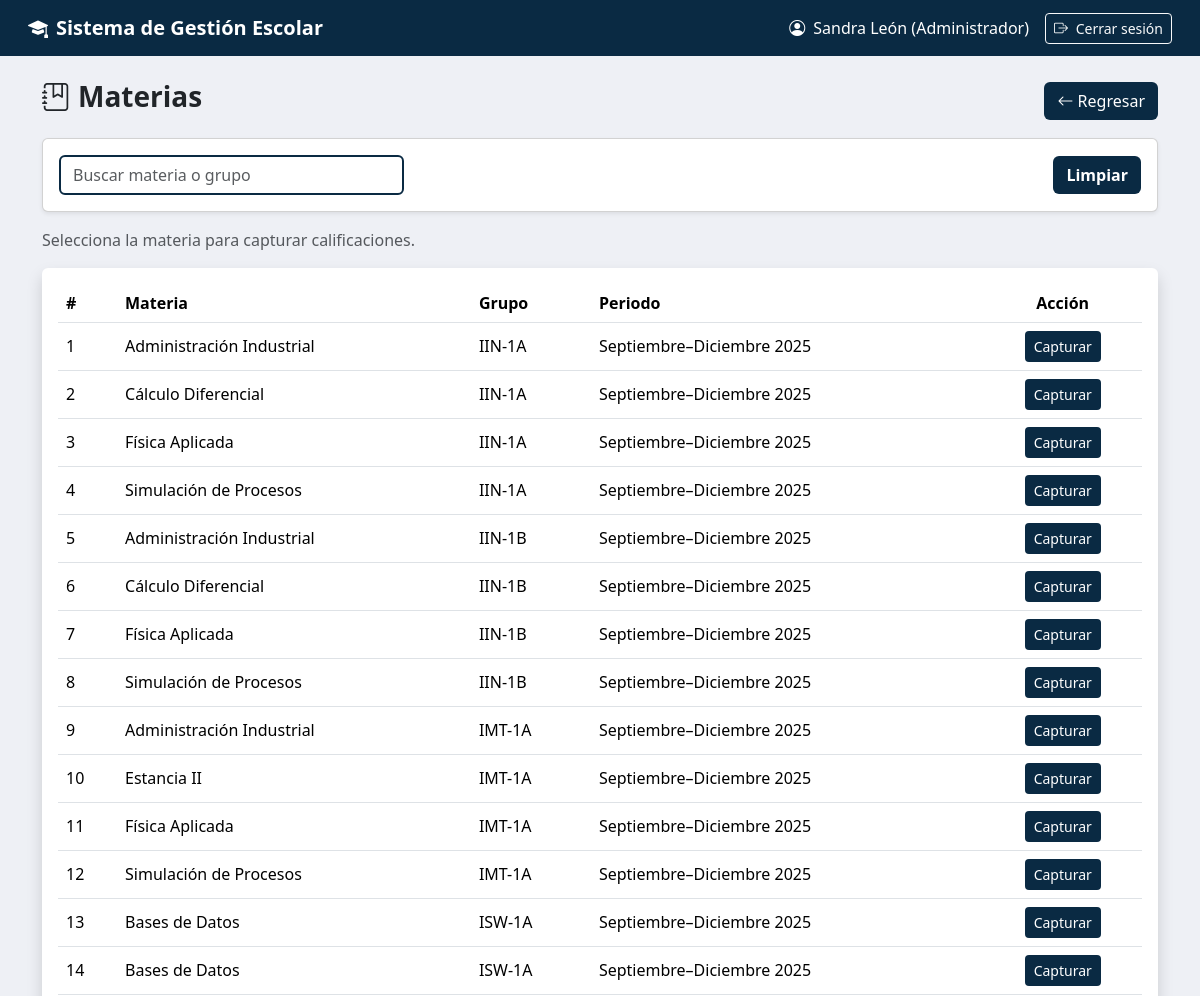
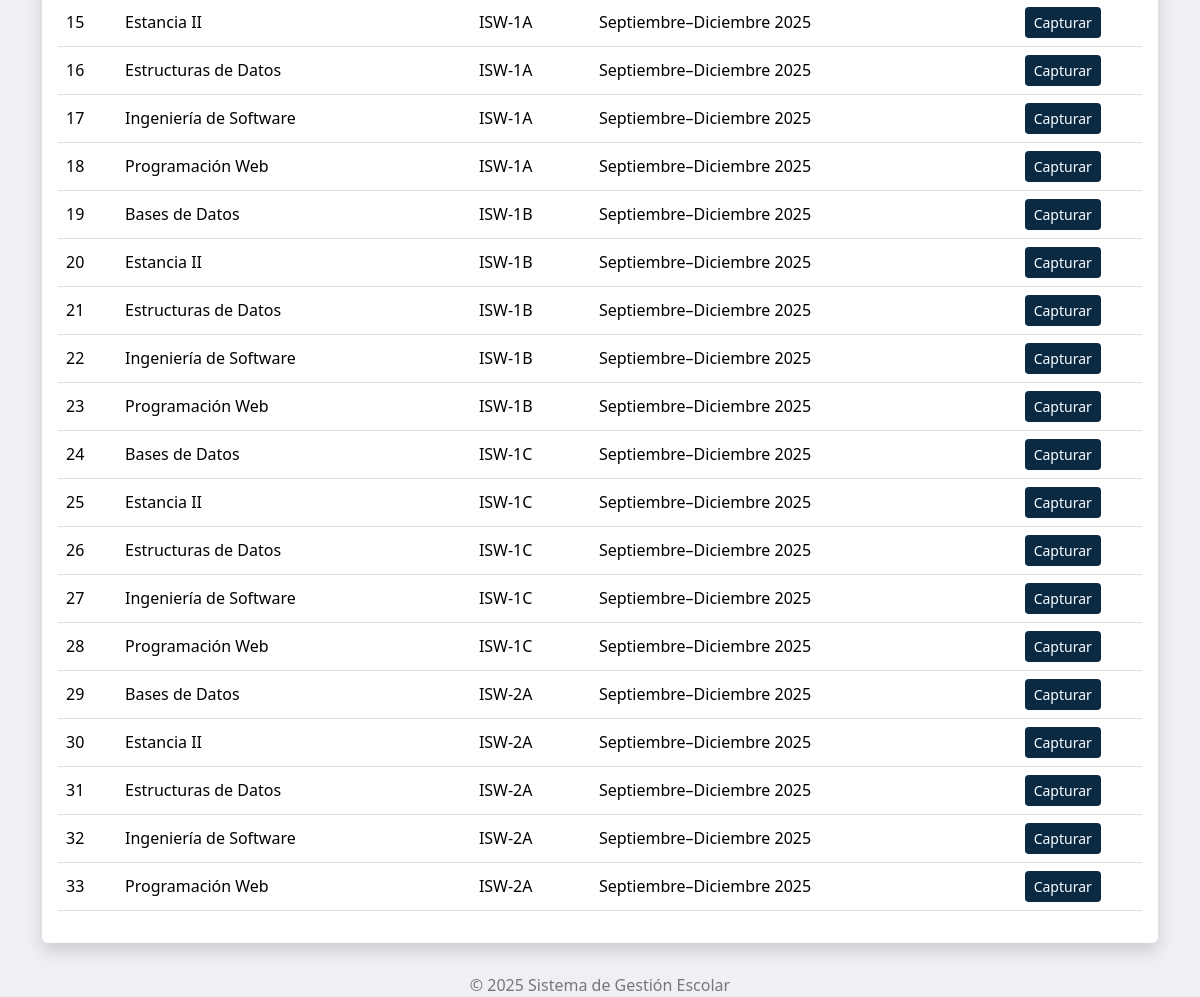
Screenshot of /index.php?action=capturaCalificaciones (signed in) with the database file from the repository (2 pictures, top to bottom).
### tables this page shows
CREATE TABLE `asignaciones` (
  `idAsignacion` int(11) NOT NULL AUTO_INCREMENT,
  `idDocente` int(11) NOT NULL,
  `idMateria` int(11) NOT NULL,
  `idGrupo` int(11) NOT NULL,
  `idPeriodo` int(11) NOT NULL,
  PRIMARY KEY (`idAsignacion`),
  KEY `idDocente` (`idDocente`),
  KEY `idMateria` (`idMateria`),
  KEY `idGrupo` (`idGrupo`),
  KEY `idPeriodo` (`idPeriodo`),
  CONSTRAINT `asignaciones_ibfk_1` FOREIGN KEY (`idDocente`) REFERENCES `docentes` (`idDocente`) ON DELETE CASCADE ON UPDATE CASCADE,
  CONSTRAINT `asignaciones_ibfk_2` FOREIGN KEY (`idMateria`) REFERENCES `materias` (`idMateria`) ON DELETE CASCADE ON UPDATE CASCADE,
  CONSTRAINT `asignaciones_ibfk_3` FOREIGN KEY (`idGrupo`) REFERENCES `grupos` (`idGrupo`) ON DELETE CASCADE ON UPDATE CASCADE,
  CONSTRAINT `asignaciones_ibfk_4` FOREIGN KEY (`idPeriodo`) REFERENCES `periodosescolares` (`idPeriodo`) ON DELETE CASCADE ON UPDATE CASCADE
);

CREATE TABLE `materias` (
  `idMateria` int(11) NOT NULL AUTO_INCREMENT,
  `nombreMateria` varchar(100) NOT NULL,
  `claveMateria` varchar(20) NOT NULL,
  `horasSemana` int(11) DEFAULT NULL,
  `idPeriodo` int(11) DEFAULT NULL,
  PRIMARY KEY (`idMateria`),
  UNIQUE KEY `claveMateria` (`claveMateria`),
  KEY `idPeriodo` (`idPeriodo`),
  CONSTRAINT `materias_ibfk_1` FOREIGN KEY (`idPeriodo`) REFERENCES `periodosescolares` (`idPeriodo`) ON DELETE CASCADE ON UPDATE CASCADE
);

CREATE TABLE `grupos` (
  `idGrupo` int(11) NOT NULL AUTO_INCREMENT,
  `nombreGrupo` varchar(50) NOT NULL,
  `idCarrera` int(11) NOT NULL,
  `idPeriodo` int(11) NOT NULL,
  PRIMARY KEY (`idGrupo`),
  KEY `idCarrera` (`idCarrera`),
  KEY `idPeriodo` (`idPeriodo`),
  CONSTRAINT `grupos_ibfk_1` FOREIGN KEY (`idCarrera`) REFERENCES `carreras` (`idCarrera`) ON DELETE CASCADE ON UPDATE CASCADE,
  CONSTRAINT `grupos_ibfk_2` FOREIGN KEY (`idPeriodo`) REFERENCES `periodosescolares` (`idPeriodo`) ON DELETE CASCADE ON UPDATE CASCADE
);

CREATE TABLE `periodosescolares` (
  `idPeriodo` int(11) NOT NULL AUTO_INCREMENT,
  `nombrePeriodo` varchar(50) NOT NULL,
  `fechaInicio` date NOT NULL,
  `fechaFin` date NOT NULL,
  PRIMARY KEY (`idPeriodo`)
);

### app/controllers/capturaCalifController.php (called while the page is built, shortened)
<?php
    require_once __DIR__ . '/../models/capturaCalifModel.php';
    class CapturaCalifController {
        private $model;
        public function __construct($connection) {
            $this->model = new CapturaCalifModel($connection);
        }
        public function seleccionarMateria() {
            $rol = $_SESSION['usuario']['rol'];
            if ($rol === 'Docente') {
                if (!isset($_SESSION['usuario']['idDocente'])) {
                    die("Error: el docente no tiene un ID asociado.");
                }
                $idDocente = intval($_SESSION['usuario']['idDocente']);
                $materias = $this->model->obtenerAsignacionesDocente($idDocente);
            } else {
                $materias = $this->model->obtenerTodasLasAsignaciones();
            }
            include __DIR__ . '/../views/Calificaciones/seleccionarMateria.php';
        }
    }

### app/models/capturaCalifModel.php (called while the page is built, shortened)
<?php
class CapturaCalifModel {
    private $connection;
    public function __construct($connection) {
        $this->connection = $connection;
    }
    public function obtenerTodasLasAsignaciones() {
        $sql = "
            SELECT
                a.idAsignacion,
                a.idMateria,
                a.idGrupo,
                m.nombreMateria,
                g.nombreGrupo,
                p.nombrePeriodo
            FROM asignaciones a
            INNER JOIN materias m ON a.idMateria = m.idMateria
            INNER JOIN grupos g ON a.idGrupo = g.idGrupo
            INNER JOIN periodosEscolares p ON m.idPeriodo = p.idPeriodo
            ORDER BY g.nombreGrupo ASC, m.nombreMateria ASC
        ";
        return $this->connection->query($sql);
    }
}

### app/views/Calificaciones/seleccionarMateria.php (the view, shortened to what this page needs)
<link href="https://cdn.jsdelivr.net/npm/bootstrap@5.3.3/dist/css/bootstrap.min.css" rel="stylesheet">
<link href="https://cdn.jsdelivr.net/npm/bootstrap-icons@1.11.3/font/bootstrap-icons.css" rel="stylesheet">
<nav class="navbar navbar-expand-lg navbar-dark navbar-dinamica px-3">
  <div class="container-fluid">
    <span class="navbar-brand fw-semibold">
      <i class="bi bi-mortarboard-fill me-2"></i>Sistema de Gestión Escolar
    </span>
    <div class="ms-auto d-flex align-items-center">
      <span class="text-white me-3">
        <i class="bi bi-person-circle me-1"></i>
        <?= htmlspecialchars($_SESSION['usuario']['nombre']) ?>
        (<?= htmlspecialchars($_SESSION['usuario']['rol']) ?>)
      </span>
      <a href="<?= BASE_URL ?>index.php?action=logout"
         class="btn btn-outline-light btn-sm">
        <i class="bi bi-box-arrow-right me-1"></i> Cerrar sesión
      </a>
    </div>
  </div>
</nav>
<div class="container mt-4">
    <div class="d-flex justify-content-between align-items-center mb-3">
        <h3 class="fw-bold">
            <i class="bi bi-journal-bookmark me-2"></i>Materias
        </h3>
        <?php
            $dashboard = match($_SESSION['usuario']['rol']) {
                'Administrador'  => 'dashboard',
                'Administrativo' => 'dashboard_administrativo',
                'Docente'        => 'dashboard_docente',
                default          => 'dashboard'
            };
        ?>
        <a href="index.php?action=<?= $dashboard ?>" class="btn btn-dinamico">
            <i class="bi bi-arrow-left"></i> Regresar
        </a>
    </div>
    <div class="card mb-3 shadow-sm">
        <div class="card-body">
            <div class="row align-items-center">
            <div class="col-md-4">
                <input
                type="text"
                id="buscadorMaterias"
                class="form-control"
                placeholder="Buscar materia o grupo"
                style="border: 2px solid #0A2A43;"
                >
            </div>
            <div class="col-md-8 d-flex justify-content-end">
                <a
                href="<?= BASE_URL ?>index.php?action=capturaCalificaciones"
                class="btn"
                style="background: #0A2A43; color: white; font-weight: 600;"
                >
                Limpiar
                </a>
            </div>
            </div>
        </div>
    </div>
    <p class="text-muted">Selecciona la materia para capturar calificaciones.</p>
    <div class="card shadow border-0">
        <div class="card-body">
            <table class="table table-hover align-middle">
                <thead class="thead-dinamico">
                    <tr>
                        <th>#</th>
                        <th>Materia</th>
                        <th>Grupo</th>
                        <th>Periodo</th>
                        <th class="text-center">Acción</th>
                    </tr>
                </thead>
                <tbody>
                    <?php $i=1; while($row = $materias->fetch_assoc()): ?>
                    <tr>
                        <td><?= $i++ ?></td>
                        <td><?= htmlspecialchars($row['nombreMateria']) ?></td>
                        <td><?= htmlspecialchars($row['nombreGrupo']) ?></td>
                        <td><?= htmlspecialchars($row['nombrePeriodo'] ?? 'Sin periodo') ?></td>
                        <td class="text-center">
                            <a href="index.php?action=calif_alumnos&materia=<?= intval($row['idMateria']) ?>&grupo=<?= intval($row['idGrupo']) ?>"
                            class="btn btn-dinamico btn-sm">
                                Capturar
                            </a>
                        </td>
                    </tr>
                    <?php endwhile; ?>
                </tbody>
            </table>
        </div>
    </div>
</div>
<div class="footer">
    © 2025 Sistema de Gestión Escolar
</div>

### rows the page displays
asignaciones: idMateria.nombreMateria "Administración Industrial", idGrupo.nombreGrupo "IIN-1A", idPeriodo.nombrePeriodo "Septiembre–Diciembre 2025"
asignaciones: idMateria.nombreMateria "Cálculo Diferencial", idGrupo.nombreGrupo "IIN-1A", idPeriodo.nombrePeriodo "Septiembre–Diciembre 2025"
asignaciones: idMateria.nombreMateria "Física Aplicada", idGrupo.nombreGrupo "IIN-1A", idPeriodo.nombrePeriodo "Septiembre–Diciembre 2025"
asignaciones: idMateria.nombreMateria "Simulación de Procesos", idGrupo.nombreGrupo "IIN-1A", idPeriodo.nombrePeriodo "Septiembre–Diciembre 2025"
asignaciones: idMateria.nombreMateria "Administración Industrial", idGrupo.nombreGrupo "IIN-1B", idPeriodo.nombrePeriodo "Septiembre–Diciembre 2025"
asignaciones: idMateria.nombreMateria "Cálculo Diferencial", idGrupo.nombreGrupo "IIN-1B", idPeriodo.nombrePeriodo "Septiembre–Diciembre 2025"
asignaciones: idMateria.nombreMateria "Física Aplicada", idGrupo.nombreGrupo "IIN-1B", idPeriodo.nombrePeriodo "Septiembre–Diciembre 2025"
asignaciones: idMateria.nombreMateria "Simulación de Procesos", idGrupo.nombreGrupo "IIN-1B", idPeriodo.nombrePeriodo "Septiembre–Diciembre 2025"
asignaciones: idMateria.nombreMateria "Administración Industrial", idGrupo.nombreGrupo "IMT-1A", idPeriodo.nombrePeriodo "Septiembre–Diciembre 2025"
asignaciones: idMateria.nombreMateria "Estancia II", idGrupo.nombreGrupo "IMT-1A", idPeriodo.nombrePeriodo "Septiembre–Diciembre 2025"
asignaciones: idMateria.nombreMateria "Física Aplicada", idGrupo.nombreGrupo "IMT-1A", idPeriodo.nombrePeriodo "Septiembre–Diciembre 2025"
asignaciones: idMateria.nombreMateria "Simulación de Procesos", idGrupo.nombreGrupo "IMT-1A", idPeriodo.nombrePeriodo "Septiembre–Diciembre 2025"
asignaciones: idMateria.nombreMateria "Bases de Datos", idGrupo.nombreGrupo "ISW-1A", idPeriodo.nombrePeriodo "Septiembre–Diciembre 2025"
asignaciones: idMateria.nombreMateria "Bases de Datos", idGrupo.nombreGrupo "ISW-1A", idPeriodo.nombrePeriodo "Septiembre–Diciembre 2025"
asignaciones: idMateria.nombreMateria "Estancia II", idGrupo.nombreGrupo "ISW-1A", idPeriodo.nombrePeriodo "Septiembre–Diciembre 2025"
asignaciones: idMateria.nombreMateria "Estructuras de Datos", idGrupo.nombreGrupo "ISW-1A", idPeriodo.nombrePeriodo "Septiembre–Diciembre 2025"
asignaciones: idMateria.nombreMateria "Ingeniería de Software", idGrupo.nombreGrupo "ISW-1A", idPeriodo.nombrePeriodo "Septiembre–Diciembre 2025"
asignaciones: idMateria.nombreMateria "Programación Web", idGrupo.nombreGrupo "ISW-1A", idPeriodo.nombrePeriodo "Septiembre–Diciembre 2025"
asignaciones: idMateria.nombreMateria "Bases de Datos", idGrupo.nombreGrupo "ISW-1B", idPeriodo.nombrePeriodo "Septiembre–Diciembre 2025"
asignaciones: idMateria.nombreMateria "Estancia II", idGrupo.nombreGrupo "ISW-1B", idPeriodo.nombrePeriodo "Septiembre–Diciembre 2025"
asignaciones: idMateria.nombreMateria "Estructuras de Datos", idGrupo.nombreGrupo "ISW-1B", idPeriodo.nombrePeriodo "Septiembre–Diciembre 2025"
asignaciones: idMateria.nombreMateria "Ingeniería de Software", idGrupo.nombreGrupo "ISW-1B", idPeriodo.nombrePeriodo "Septiembre–Diciembre 2025"
asignaciones: idMateria.nombreMateria "Programación Web", idGrupo.nombreGrupo "ISW-1B", idPeriodo.nombrePeriodo "Septiembre–Diciembre 2025"
asignaciones: idMateria.nombreMateria "Bases de Datos", idGrupo.nombreGrupo "ISW-1C", idPeriodo.nombrePeriodo "Septiembre–Diciembre 2025"
asignaciones: idMateria.nombreMateria "Estancia II", idGrupo.nombreGrupo "ISW-1C", idPeriodo.nombrePeriodo "Septiembre–Diciembre 2025"
asignaciones: idMateria.nombreMateria "Estructuras de Datos", idGrupo.nombreGrupo "ISW-1C", idPeriodo.nombrePeriodo "Septiembre–Diciembre 2025"
asignaciones: idMateria.nombreMateria "Ingeniería de Software", idGrupo.nombreGrupo "ISW-1C", idPeriodo.nombrePeriodo "Septiembre–Diciembre 2025"
asignaciones: idMateria.nombreMateria "Programación Web", idGrupo.nombreGrupo "ISW-1C", idPeriodo.nombrePeriodo "Septiembre–Diciembre 2025"
asignaciones: idMateria.nombreMateria "Bases de Datos", idGrupo.nombreGrupo "ISW-2A", idPeriodo.nombrePeriodo "Septiembre–Diciembre 2025"
asignaciones: idMateria.nombreMateria "Estancia II", idGrupo.nombreGrupo "ISW-2A", idPeriodo.nombrePeriodo "Septiembre–Diciembre 2025"
asignaciones: idMateria.nombreMateria "Estructuras de Datos", idGrupo.nombreGrupo "ISW-2A", idPeriodo.nombrePeriodo "Septiembre–Diciembre 2025"
asignaciones: idMateria.nombreMateria "Ingeniería de Software", idGrupo.nombreGrupo "ISW-2A", idPeriodo.nombrePeriodo "Septiembre–Diciembre 2025"
asignaciones: idMateria.nombreMateria "Programación Web", idGrupo.nombreGrupo "ISW-2A", idPeriodo.nombrePeriodo "Septiembre–Diciembre 2025"

### other values shown
$_SESSION['usuario']['nombre'] "Sandra León"
$_SESSION['usuario']['rol'] "Administrador"
